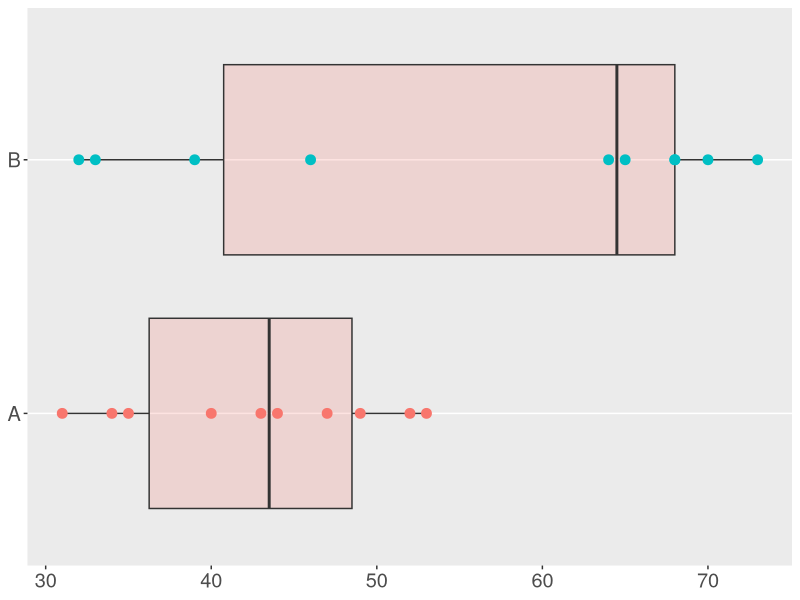

The R script that drew this image:
# CHAPTER 6 - PERMUTATION TESTING

# PROGRAM   - 6.2 - Motivating Example

# SUMMARY   - In this program we analyse whether the mean length of fish inside 
#             (A) and outside (B) a marine reserve differ significantly. We 
#             begin by performing a t-test and obtaining the associated p-values. 
#             However, we then show graphically that the assumptions of the 
#             t-test (i.e. independence, normality equal variance across groups) 
#             are unlikely to be satisfied. As such, we then perform a
#             non-parametric Mann-Whitney U-test (special case of a Kruskal-Wallis 
#             test) to test whether or not the data comes from two populations 
#             with the same distribution.


# Clear all variables before starting
rm(list = ls())



# SECTION 1 #
#------------------------------------------------------------------------------#
# Reading in the data and creating a dataframe

# 1.1a - Read in the data
y <- c(49,43,31,44,34,35,47,52,40,53,
       73,68,64,70,46,68,65,32,33,39)

   # y

group <- factor(rep(c("A","B"),c(10,10)))

   # group



# 1.1b - Create a data frame
ex1.df <- data.frame(y=y, group=group)
ex1.df



# 1.1c - Delete vectors called 'y' and 'group' from R's memory
rm(y)
rm(group)







# SECTION 2 #
#------------------------------------------------------------------------------#
# Conducting a t-test and graphically assessing whether the conditions of a 
# t-test (i.e. independence, normality and homogeonous variance) are satisfied.

# 2.1a - Conducting the t-test
t.test(y ~ group, data=ex1.df, var.equal=T)

  # Result: t = -2.2733, df = 18, p-value = 0.03549


# 2.1b - Constructing a combined box-plot and dot-plot for the data
library(ggplot2)
ggplot(ex1.df, aes(x = y, y = group, fill="lightblue")) +
  geom_boxplot(alpha = 0.2) +
  geom_point(aes(colour = group), size = 3) +
  theme(text = element_text(size = 18),
        axis.title.x = element_blank(),
        axis.title.y = element_blank(),
        panel.grid.minor.x = element_blank(),
        panel.grid.major.x = element_blank(),
        legend.position = "none")


  ##  The graph produced in the stanza of code above indicates
  ##    i.  Asymmetry -> Data does not come from a normal distribution
  ##    ii. Unequal variance
  ##  From this we conclude that the assumptions of the t-test are not satisfied.
  ##  Consequently, the t-statistic does not follow a T_{n_A + n_B - 2} distribution
  ##  and we must view the p-value produced within the t-test above with extreme
  ##  scepticism.





# SECTION 3 #
#--------------------------------------------------------------------------------------------#
# Conducting a (non-parametric) Mann-Whitney U-test to determine whether the data come from 
# the same population (or different populations with the same distribution).

# 3.1a - Conducting the Mann-Whitney U-test. Note that the MW U-test is a 
# special case of the Kruskal-Wallis test when just two groups are present.
kruskal.test(y ~ group, data=ex1.df)

    ## Kruskal-Wallis chi-squared = 2.5219, df = 1, p-value = 0.1123
